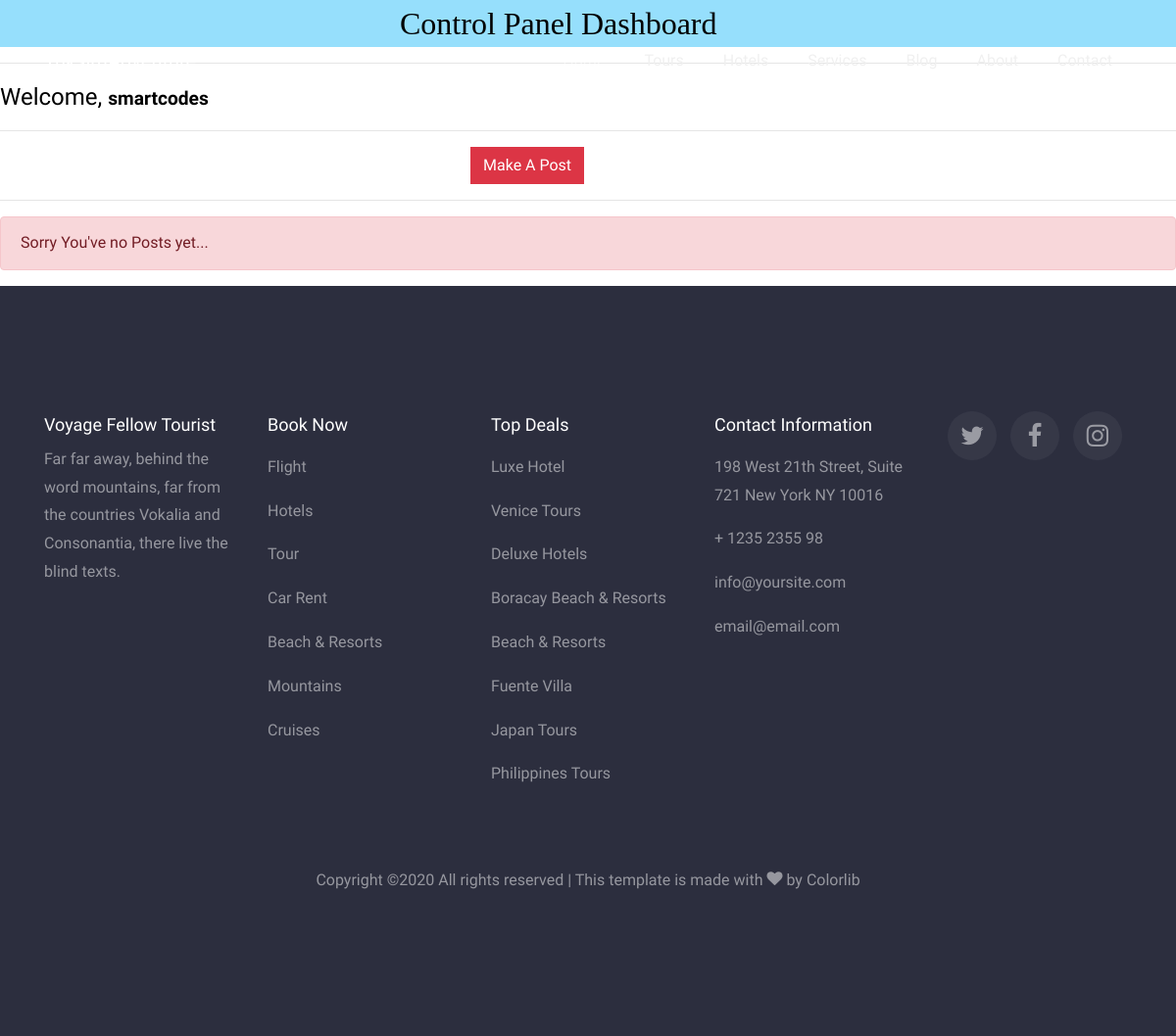
The page /post/dashboard/ (signed in) on the database as committed earlier.
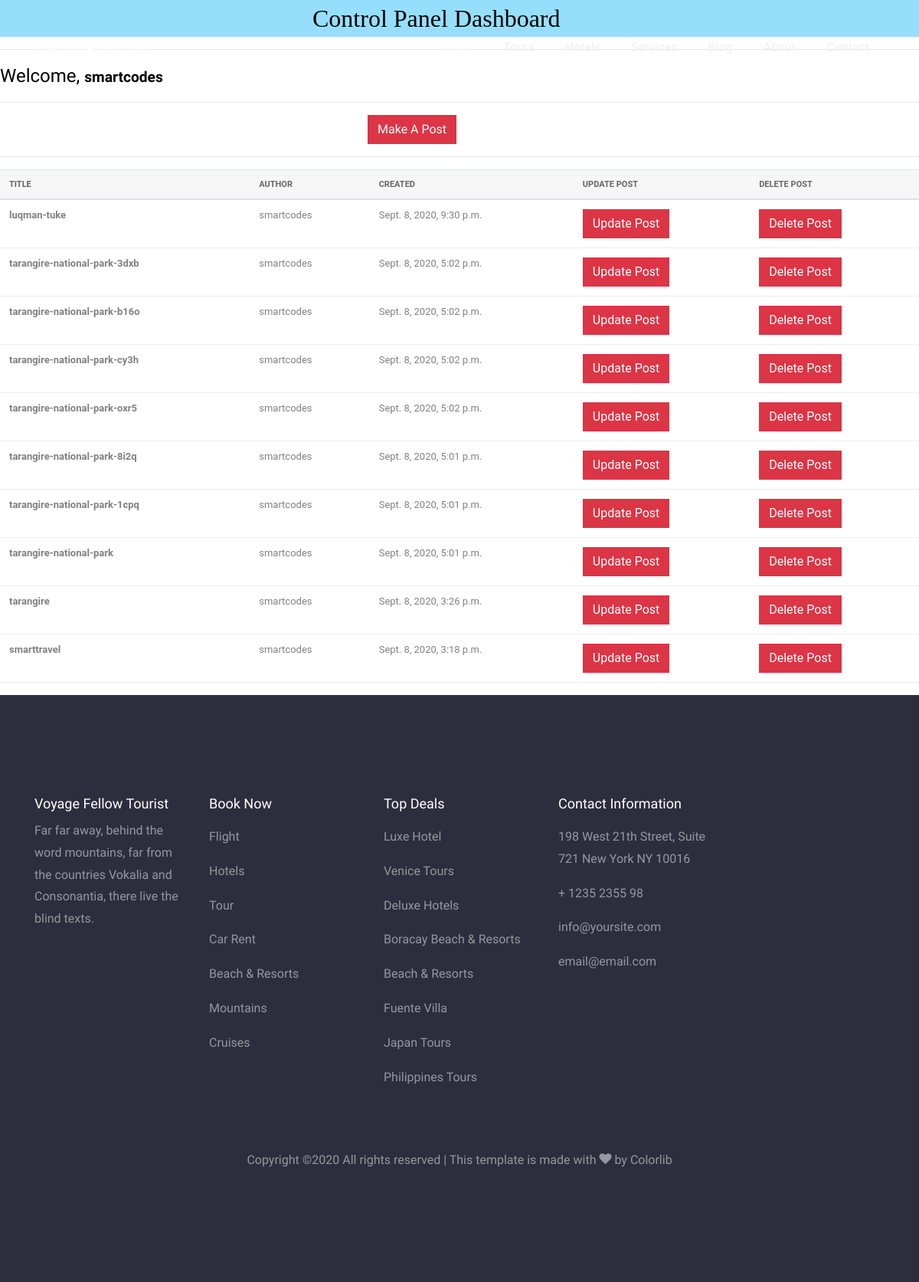
The same page on the database as committed later.
### blog/models.py (models this page shows, shortened)
class Post(models.Model):
    STATUS_CHOICES = (('Draft', 'draft'), ('Published', 'published'))
    name = models.CharField(max_length=250)
    slug = models.SlugField(max_length=250, blank=True)
    author = models.ForeignKey(User, on_delete=models.CASCADE)
    body = models.TextField()
    image = models.FileField(null=True)
    publish = models.DateTimeField(default=timezone.now)
    created = models.DateTimeField(auto_now_add=True)
    updated = models.DateTimeField(auto_now=True)
    class Meta:
        ordering = ['-publish']

### blog/views.py (the view)
# urls.py: path('post/dashboard/', views.dashboard, name='dashboard'),
@login_required(login_url='login')
def dashboard(request):
    posts = Post.objects.filter(author=request.user)
    context = {'posts': posts}
    return render(request, "dashboard.html", context)

### templates/dashboard.html (shortened to what this page needs)
{% extends 'base.html' %}
{% block body %}
<div style="padding-left: 34%;font-family: cursive;background-color: rgba(46, 192, 250, 0.5);font-weight: 800;"><h2> Control Panel Dashboard</h2></div>
<hr>
  <h4><p> Welcome, <small><b>{{ request.user }}</b></small></p></h4>
<hr>
<div style="padding-left: 40%;"><a class="btn btn-danger" href="{% url 'post_form' %}">Make A Post</a></div>
<hr>
    {% if posts %}
        <table class="table">
            <thead>
                <tr>
                    <th scope="col">Title</th>
                    <th scope="col">Author</th>
                    <th scope="col">Created</th>
                    <th scope="col">Update Post</th>
                    <th scope="col">Delete Post</th>
                </tr>
            </thead>
            <tbody>
                {% for post in posts %}
                <tr>
                    <th scope="row">{{ post.slug }}</th>
                    <td>{{ post.author }}</td>
                    <td>{{ post.publish }}</td>
                    <td><a href="{% url 'update_post' post.slug %}" class = "btn btn-danger">Update Post</a></td>
                    <td><a href="{% url 'delete_post' post.slug %}" class = "btn btn-danger">Delete Post</a></td>
                </tr>
                {% endfor %}
            </tbody>
        </table>
        {% else %}
           <div class = "alert alert-danger">
                Sorry You've no Posts yet...
            </div>
    {% endif %}
{% endblock body %}

### templates/base.html (shortened to what this page needs)
<html lang="en">
{% load static %}
  <head>
    <link rel="stylesheet" href="{% static 'css/animate.css' %}">
    <link rel="stylesheet" href="{% static 'css/owl.carousel.min.css' %}">
    <link rel="stylesheet" href="{% static 'css/open-iconic-bootstrap.min.css' %}">
    <link rel="stylesheet" href="{% static 'css/owl.theme.default.min.css' %}">
    <link rel="stylesheet" href="{% static 'css/magnific-popup.css' %}">
    <link rel="stylesheet" href="{% static 'css/aos.css' %}">
    <link rel="stylesheet" href="{% static 'css/ionicons.min.css' %}">
    <link rel="stylesheet" href="{% static 'css/bootstrap-datepicker.css' %}">
    <link rel="stylesheet" href="{% static 'css/jquery.timepicker.css' %}">
    <link rel="stylesheet" href="{% static 'css/flaticon.css' %}">
    <link rel="stylesheet" href="{% static 'css/icomoon.css' %}">
    <link rel="stylesheet" href="{% static 'css/style.css' %}">
  </head>
  <body>
    <nav class="navbar navbar-expand-lg navbar-dark ftco_navbar bg-dark ftco-navbar-light" id="ftco-navbar">
      <div class="container">
        <a class="navbar-brand" href="index.html">TuksimAdventure</a>
        <div class="collapse navbar-collapse" id="ftco-nav">
          <ul class="navbar-nav ml-auto">
            <li class="nav-item active"><a href="index.html" class="nav-link">Home</a></li>
            <li class="nav-item"><a href="tours.html" class="nav-link">Tours</a></li>
            <li class="nav-item"><a href="hotels.html" class="nav-link">Hotels</a></li>
            <li class="nav-item"><a href="services.html" class="nav-link">Services</a></li>
            <li class="nav-item"><a href="blog.html" class="nav-link">Blog</a></li>
            <li class="nav-item"><a href="about.html" class="nav-link">About</a></li>
            <li class="nav-item"><a href="contact.html" class="nav-link">Contact</a></li>
          </ul>
        </div>
      </div>
    </nav>
{% block body %}
{% endblock body %}
    <footer class="ftco-footer ftco-bg-dark ftco-section">
      <div class="container">
        <div class="row mb-5">
          <div class="col-md">
            <div class="ftco-footer-widget mb-4">
              <h2 class="ftco-heading-2">Voyage Fellow Tourist</h2>
              <p>Far far away, behind the word mountains, far from the countries Vokalia and Consonantia, there live the blind texts.</p>
            </div>
          </div>
          <div class="col-md">
             <div class="ftco-footer-widget mb-4">
              <h2 class="ftco-heading-2">Book Now</h2>
              <ul class="list-unstyled">
                <li><a href="#" class="py-2 d-block">Flight</a></li>
                <li><a href="#" class="py-2 d-block">Hotels</a></li>
                <li><a href="#" class="py-2 d-block">Tour</a></li>
                <li><a href="#" class="py-2 d-block">Car Rent</a></li>
                <li><a href="#" class="py-2 d-block">Beach &amp; Resorts</a></li>
                <li><a href="#" class="py-2 d-block">Mountains</a></li>
                <li><a href="#" class="py-2 d-block">Cruises</a></li>
              </ul>
            </div>
          </div>
          <div class="col-md">
             <div class="ftco-footer-widget mb-4">
              <h2 class="ftco-heading-2">Top Deals</h2>
              <ul class="list-unstyled">
                <li><a href="#" class="py-2 d-block">Luxe Hotel</a></li>
                <li><a href="#" class="py-2 d-block">Venice Tours</a></li>
                <li><a href="#" class="py-2 d-block">Deluxe Hotels</a></li>
                <li><a href="#" class="py-2 d-block">Boracay Beach &amp; Resorts</a></li>
                <li><a href="#" class="py-2 d-block">Beach &amp; Resorts</a></li>
                <li><a href="#" class="py-2 d-block">Fuente Villa</a></li>
                <li><a href="#" class="py-2 d-block">Japan Tours</a></li>
                <li><a href="#" class="py-2 d-block">Philippines Tours</a></li>
              </ul>
            </div>
          </div>
          <div class="col-md">
             <div class="ftco-footer-widget mb-4">
              <h2 class="ftco-heading-2">Contact Information</h2>
              <ul class="list-unstyled">
                <li><a href="#" class="py-2 d-block">198 West 21th Street, Suite 721 New York NY 10016</a></li>
                <li><a href="#" class="py-2 d-block">+ 1235 2355 98</a></li>
                <li><a href="#" class="py-2 d-block">info@yoursite.com</a></li>
                <li><a href="#" class="py-2 d-block">email@email.com</a></li>
              </ul>
            </div>
          </div>
          <div class="col-md">
            <div class="ftco-footer-widget mb-4">
              <ul class="ftco-footer-social list-unstyled float-md-right float-lft">
                <li class="ftco-animate"><a href="#"><span class="icon-twitter"></span></a></li>
                <li class="ftco-animate"><a href="#"><span class="icon-facebook"></span></a></li>
                <li class="ftco-animate"><a href="#"><span class="icon-instagram"></span></a></li>
              </ul>
            </div>
          </div>
        </div>
        <div class="row">
          <div class="col-md-12 text-center">
            <p>
  Copyright &copy;<script>document.write(new Date().getFullYear());</script> All rights reserved | This template is made with <i class="icon-heart" aria-hidden="true"></i> by <a href="https://colorlib.com" target="_blank">Colorlib</a>
  </p>
          </div>
        </div>
      </div>
    </footer>
  </body>
</html>

### static/css/icomoon.css (style rules this page uses)
[class^="icon-"], [class*=" icon-"] { font-family: 'icomoon' !important; speak: none; font-style: normal; font-weight: normal; font-variant: normal; text-transform: none; line-height: 1; -webkit-font-smoothing: antialiased; -moz-osx-font-smoothing: grayscale; }
.icon-heart:before { content: "\f004"; }

Rows that differ between the two databases and show on the page:
added Post: slug "luqman-tuke", author "smartcodes", publish "Sept. 8, 2020, 9:30 p.m."
added Post: slug "tarangire-national-park-3dxb", author "smartcodes", publish "Sept. 8, 2020, 5:02 p.m."
added Post: slug "tarangire-national-park-b16o", author "smartcodes", publish "Sept. 8, 2020, 5:02 p.m."
added Post: slug "tarangire-national-park-cy3h", author "smartcodes", publish "Sept. 8, 2020, 5:02 p.m."
added Post: slug "tarangire-national-park-oxr5", author "smartcodes", publish "Sept. 8, 2020, 5:02 p.m."
added Post: slug "tarangire-national-park-8i2q", author "smartcodes", publish "Sept. 8, 2020, 5:01 p.m."
added Post: slug "tarangire-national-park-1cpq", author "smartcodes", publish "Sept. 8, 2020, 5:01 p.m."
added Post: slug "tarangire-national-park", author "smartcodes", publish "Sept. 8, 2020, 5:01 p.m."
added Post: slug "tarangire", author "smartcodes", publish "Sept. 8, 2020, 3:26 p.m."
added Post: slug "smarttravel", author "smartcodes", publish "Sept. 8, 2020, 3:18 p.m."
Other text that changed with them:
text no longer shown: "Sorry You've no Posts yet..."
text now shown: "TITLE AUTHOR CREATED UPDATE POST DELETE POST"
